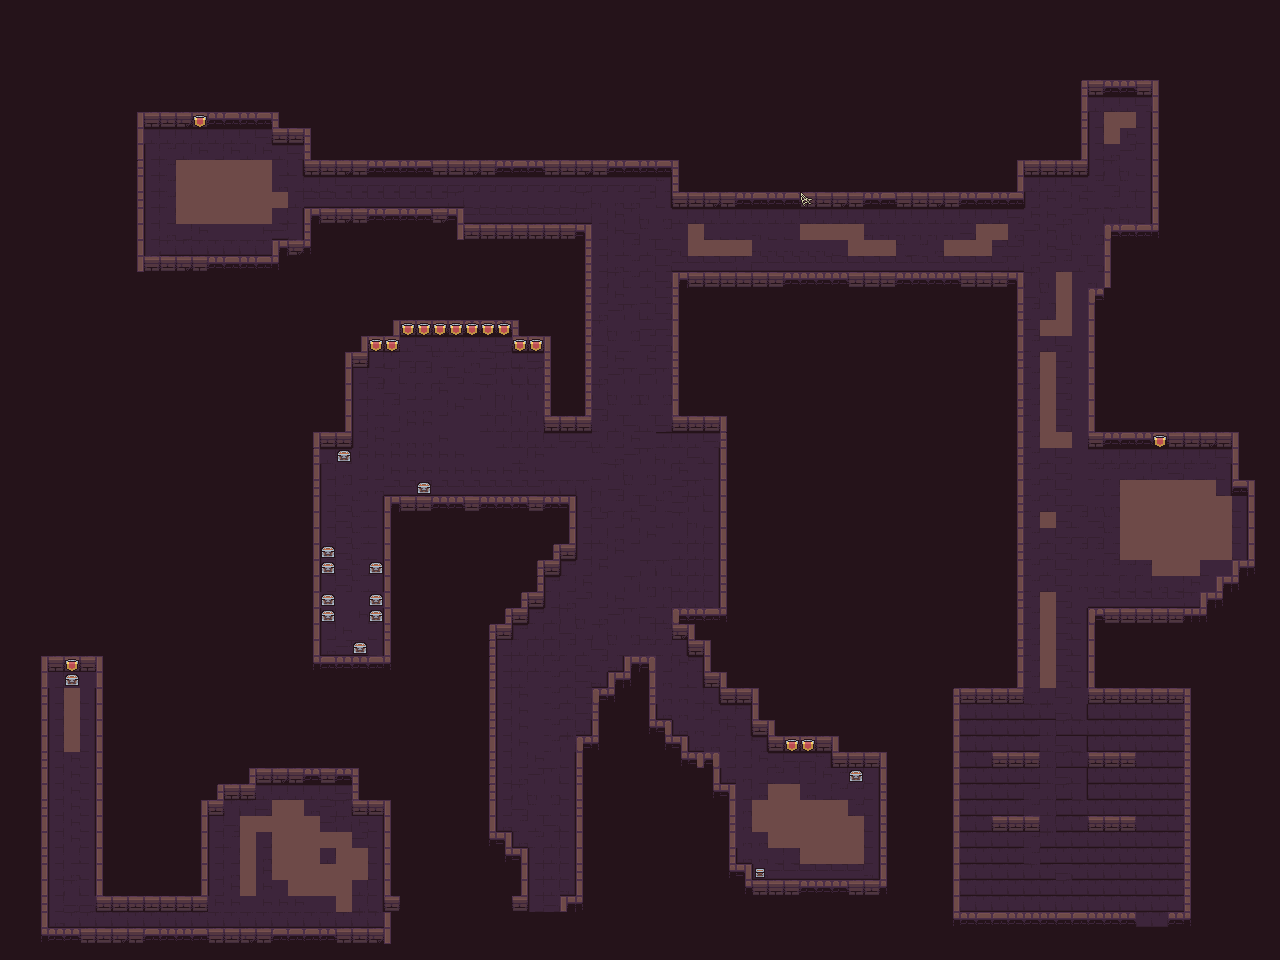

Below is a game level as drawn by its tile map, then a one-line description and the .tmx that defines it (tile-layer data replaced by summaries):
An orthogonal 80x60 tile map with 16x16 px tiles, 5 tile layers (background, corridors, floor squares, door+walls, ...) and 127 objects.

<map version="1.10" tiledversion="1.11.2" orientation="orthogonal" renderorder="right-down" width="80" height="60" tilewidth="16" tileheight="16" infinite="0" nextlayerid="46" nextobjectid="229">
 <editorsettings>
  <export target="../../maps/level3.tmj" format="json" />
 </editorsettings>
 <tileset firstgid="1" source="Dungeon_Tileset.tsx" />
 <layer id="1" name="background" width="80" height="60">
  <data>[4800 cells, 4800 non-empty, 1 distinct tile ids]</data>
 </layer>
 <layer id="2" name="corridors" width="80" height="60">
  <data>[4800 cells, 1754 non-empty, 47 distinct tile ids]</data>
 </layer>
 <layer id="7" name="floor squares" width="80" height="60">
  <data>[4800 cells, 82 non-empty, 10 distinct tile ids]</data>
 </layer>
 <layer id="6" name="door+walls" width="80" height="60">
  <data>[4800 cells, 892 non-empty, 37 distinct tile ids]</data>
 </layer>
 <layer id="41" name="objects" width="80" height="60">
  <data>[4800 cells, 21 non-empty, 2 distinct tile ids]</data>
 </layer>
 <objectgroup id="5" name="Walls">
  <object id="14" x="137" y="112" width="7" height="159" />
  <object id="15" x="144" y="256" width="135" height="15" />
  <object id="16" x="272" y="239" width="7" height="16" />
  <object id="17" x="280" y="239" width="31" height="9" />
  <object id="18" x="305" y="209" width="6" height="28" />
  <object id="19" x="302" y="207" width="162" height="15" />
  <object id="20" x="456" y="207" width="8" height="34" />
  <object id="21" x="456" y="223" width="135" height="17" />
  <object id="22" x="577" y="222" width="15" height="210" />
  <object id="23" x="545" y="416" width="46" height="16" />
  <object id="24" x="304" y="160" width="373" height="15" />
  <object id="25" x="137" y="112" width="140" height="16" />
  <object id="26" x="271" y="113" width="7" height="30" />
  <object id="27" x="273" y="129" width="38" height="14" />
  <object id="28" x="300" y="130" width="13" height="36" />
  <object id="29" x="666" y="157" width="17" height="50" />
  <object id="30" x="670" y="189" width="349" height="18" />
  <object id="31" x="1017" y="158" width="8" height="48" />
  <object id="32" x="1018" y="157" width="69" height="19" />
  <object id="33" x="1082" y="79" width="6" height="95" />
  <object id="34" x="1081" y="77" width="76" height="18" />
  <object id="35" x="1150" y="78" width="10" height="160" />
  <object id="36" x="1104" y="223" width="56" height="17" />
  <object id="37" x="1105" y="223" width="13" height="70" />
  <object id="38" x="1090" y="286" width="29" height="17" />
  <object id="39" x="1087" y="283" width="38" height="164" />
  <object id="40" x="1090" y="430" width="147" height="18" />
  <object id="41" x="1231" y="432" width="21" height="59" />
  <object id="42" x="1251" y="481" width="10" height="98" />
  <object id="43" x="1234" y="560" width="21" height="18" />
  <object id="45" x="1217" y="579" width="22" height="8" />
  <object id="47" x="1217" y="587" width="5" height="16" />
  <object id="48" x="1200" y="592" width="16" height="30" />
  <object id="49" x="1090" y="607" width="110" height="19" />
  <object id="50" x="1178.24" y="611.323" width="19" height="320" />
  <object id="51" x="1073" y="911" width="24" height="17" />
  <object id="52" x="1016" y="913" width="22" height="13" />
  <object id="54" x="671" y="271" width="331" height="17" />
  <object id="55" x="671" y="272" width="16" height="159" />
  <object id="56" x="671" y="415" width="54" height="18" />
  <object id="57" x="722" y="415" width="7" height="208" />
  <object id="58" x="672" y="608" width="60" height="31" />
  <object id="59" x="687" y="640" width="25" height="16" />
  <object id="60" x="703" y="652" width="25" height="33" />
  <object id="61" x="719" y="683" width="39" height="21" />
  <object id="62" x="752" y="690" width="23" height="46" />
  <object id="63" x="769" y="735" width="69" height="17" />
  <object id="64" x="832" y="751" width="56" height="17" />
  <object id="66" x="880" y="749" width="7" height="148" />
  <object id="67" x="752" y="879" width="133" height="19" />
  <object id="68" x="312" y="655" width="79" height="15" />
  <object id="69" x="382" y="496" width="11" height="169" />
  <object id="70" x="382" y="493" width="193" height="20" />
  <object id="72" x="310" y="432" width="11" height="238" />
  <object id="73" x="310" y="429" width="44" height="19" />
  <object id="74" x="343" y="351" width="10" height="97" />
  <object id="75" x="342" y="349" width="26" height="18" />
  <object id="76" x="363" y="335" width="39" height="16" />
  <object id="77" x="395" y="320" width="122" height="17" />
  <object id="78" x="509" y="335" width="40" height="16" />
  <object id="80" x="544" y="334" width="39" height="99" />
  <object id="81" x="32" y="657" width="14" height="285" />
  <object id="82" x="37" y="927" width="533" height="15" />
  <object id="83" x="560" y="893" width="14" height="46" />
  <object id="86" x="562" y="893" width="25" height="16" />
  <object id="87" x="578" y="734" width="13" height="173" />
  <object id="88" x="593" y="686" width="17" height="56" />
  <object id="89" x="607" y="670" width="22" height="22" />
  <object id="90" x="624" y="656" width="30" height="30" />
  <object id="91" x="646" y="675" width="8" height="56" />
  <object id="93" x="645" y="721" width="30" height="20" />
  <object id="94" x="666" y="736" width="19" height="20" />
  <object id="96" x="687" y="751" width="35" height="50" />
  <object id="97" x="721" y="786" width="16" height="88" />
  <object id="100" x="732" y="865" width="19" height="31" />
  <object id="101" x="558" y="493" width="18" height="69" />
  <object id="103" x="537" y="562" width="24" height="13" />
  <object id="104" x="515" y="592" width="31" height="15" />
  <object id="105" x="532" y="568" width="12" height="27" />
  <object id="107" x="505" y="602" width="22" height="21" />
  <object id="108" x="490" y="624" width="23" height="16" />
  <object id="109" x="484" y="628" width="13" height="212" />
  <object id="110" x="491" y="833" width="21" height="24" />
  <object id="112" x="506" y="847" width="21" height="24" />
  <object id="113" x="514" y="866" width="13" height="45" />
  <object id="114" x="385" y="895" width="144" height="16" />
  <object id="115" x="31" y="657" width="73" height="17" />
  <object id="116" x="92" y="657" width="115" height="252" />
  <object id="117" x="198" y="801" width="27" height="14" />
  <object id="118" x="218" y="783" width="40" height="17" />
  <object id="119" x="252" y="771" width="110" height="13" />
  <object id="120" x="346" y="767" width="19" height="48" />
  <object id="121" x="354" y="798" width="37" height="18" />
  <object id="122" x="381" y="803" width="27" height="104" />
  <object id="125" x="1038" y="911" width="38" height="18" />
  <object id="208" x="516.243" y="890.727" width="75.6054" height="16.5387" />
  <object id="209" x="992.478" y="271.564" width="29.3055" height="360.457" />
  <object id="210" x="990.879" y="630.182" width="34.204" height="81.364" />
  </objectgroup>
 <objectgroup id="10" name="player_spawn">
  <properties>
   <property name="player_spawn" value="player_spawn" />
  </properties>
  <!-- 23 objects omitted --></objectgroup>
 <objectgroup id="19" name="enemies">
  <!-- 22 objects omitted --></objectgroup>
 <objectgroup id="33" name="pressure_plate">
  <!-- 12 objects omitted --></objectgroup>
 <objectgroup id="35" name="box">
  <!-- 11 objects omitted --></objectgroup>
 <objectgroup id="38" name="key">
  <!-- 10 objects omitted --></objectgroup>
 <objectgroup id="37" name="door">
  <!-- 9 objects omitted --></objectgroup>
 <objectgroup id="43" name="final_gate" />
 <objectgroup id="42" name="sequence">
  <!-- 6 objects omitted --></objectgroup>
 <objectgroup id="45" name="final_final_gate">
  <!-- 2 objects omitted --></objectgroup>
</map>
<!-- 29 of 127 objects omitted -->
